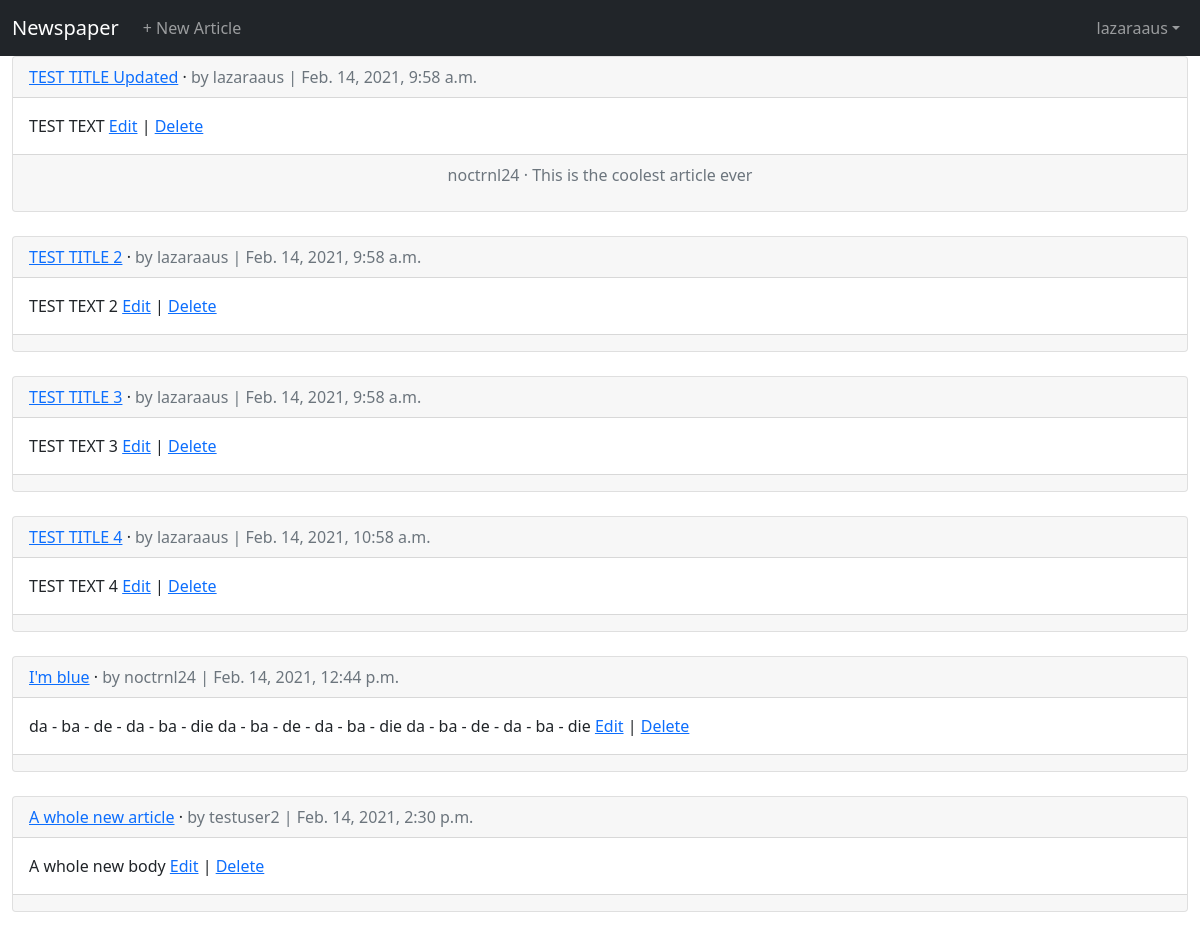
/articles/ (signed in), run on the app's committed database.
### accounts/models.py (models this page shows)
class CustomUser(AbstractUser):
    age = models.PositiveIntegerField(null=True, blank=True)

### articles/models.py (models this page shows, shortened)
class Article(models.Model):
    title = models.CharField(max_length=255)
    body = models.TextField()
    date = models.DateTimeField(auto_now_add=True)
    author = models.ForeignKey(get_user_model(), on_delete=models.CASCADE,)

class Comment(models.Model):
    article = models.ForeignKey(Article,
                                on_delete=models.CASCADE,
                                related_name='comments',
                                )
    comment = models.CharField(max_length=140)
    author = models.ForeignKey(
        get_user_model(),
        on_delete=models.CASCADE,
    )
    def __str__(self):
        return self.comment

### articles/views.py (the view)
# urls.py: path('', ArticleListView.as_view(), name='article_list'),
class ArticleListView(LoginRequiredMixin, ListView):
    model = Article
    template_name = 'article_list.html'
    context_object_name = 'articles'

### templates/article_list.html (shortened to what this page needs)
{% extends 'base.html' %}
{% block content %}
{% for article in articles %}
	<div class="card">
			<div class="card-header">
				<span class="font-weight-bold"><a href="{% url 'article_detail' article.pk %}">{{ article.title }}</a></span>
				&middot;
				<span class="text-muted">by {{ article.author }} | {{ article.date  }}</span>
			</div>
			<div class="card-body">
				{{ article.body }}
				<a href="{% url 'article_edit' article.pk %}">Edit</a> |
				<a href="{% url 'article_delete' article.pk  %}">Delete</a>
			</div>
			<div class="card-footer text-center text-muted">
				{% for comment in article.comments.all %}
					<p>
						<span class="font-weight-bold">
							{{ comment.author }} &middot;
						</span>
						{{ comment }}
					</p>
				{% endfor %}
			</div>
	</div>
	<br />
{% endfor %}
{% endblock content %}

### templates/base.html (shortened to what this page needs)
{% load static %}
<html>
<head>
	<link href="https://cdn.jsdelivr.net/npm/bootstrap@5.0.0-beta2/dist/css/bootstrap.min.css"
				rel="stylesheet"
>
</head>
<body>
	<nav class="navbar navbar-expand-lg navbar-dark bg-dark">
		<div class="container-fluid">
		<a class="navbar-brand" href="{% url 'home' %}">Newspaper</a>
			{% if user.is_authenticated %}
				<div class="collapse navbar-collapse">
				<ul class ="navbar-nav">
					<li class="nav-item">
						<a class="nav-link" href="{% url 'article_new' %}">+ New Article</a>
					</li>
				</ul>
				</div>
				<ul class="navbar-nav ml-auto">
					<li class="nav-item dropdown">
        			  		<a class="nav-link dropdown-toggle" href="#" id="navbarDropdown" role="button" data-bs-toggle="dropdown" aria-expanded="false">{{ user.username }}</a>
        			</li>
        		</ul>
				{% else %}
					<form class="justify-content-end">
						<a href="{% url 'login' %}" class="btn btn-outline-secondary">Log In</a>
						<a href="{% url 'signup' %}" class="btn btn-primary ml-2">Sign Up</a>
					</form>
				{% endif %}
		</div>
	</nav>
	<main>
		<div class="container-fluid">
		{% block content %}
		{% endblock content %}
		</div>
	</main>
</body>
</html>

### data on the page
CustomUser: username "lazaraaus"
Article: title "TEST TITLE Updated", author "lazaraaus", date "Feb. 14, 2021, 9:58 a.m.", body "TEST TEXT"
Comment: author "noctrnl24", comment "This is the coolest article ever"
Article: title "TEST TITLE 2", author "lazaraaus", date "Feb. 14, 2021, 9:58 a.m.", body "TEST TEXT 2"
Article: title "TEST TITLE 3", author "lazaraaus", date "Feb. 14, 2021, 9:58 a.m.", body "TEST TEXT 3"
Article: title "TEST TITLE 4", author "lazaraaus", date "Feb. 14, 2021, 10:58 a.m.", body "TEST TEXT 4"
Article: title "I'm blue", author "noctrnl24", date "Feb. 14, 2021, 12:44 p.m.", body "da - ba - de - da - ba - die da - ba - de - da - ba - die da - ba - de - da - ba - die"
Article: title "A whole new article", author "testuser2", date "Feb. 14, 2021, 2:30 p.m.", body "A whole new body"
